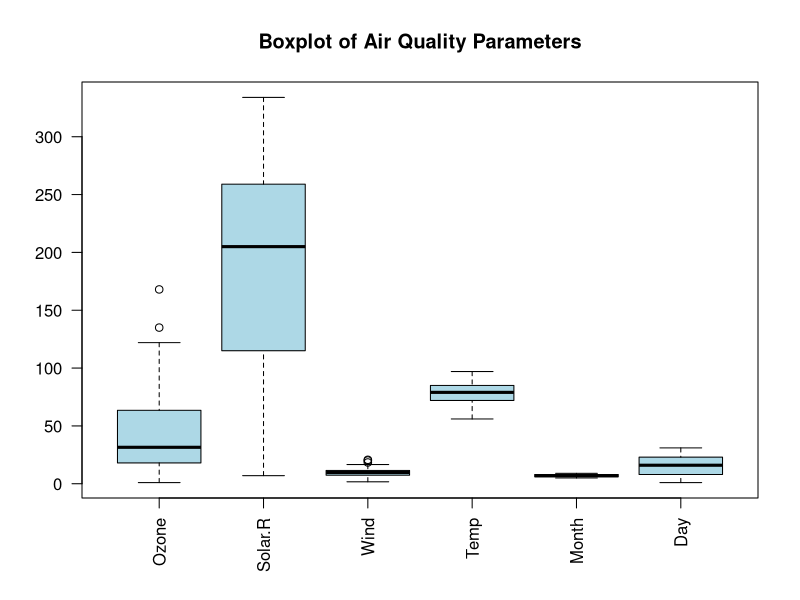
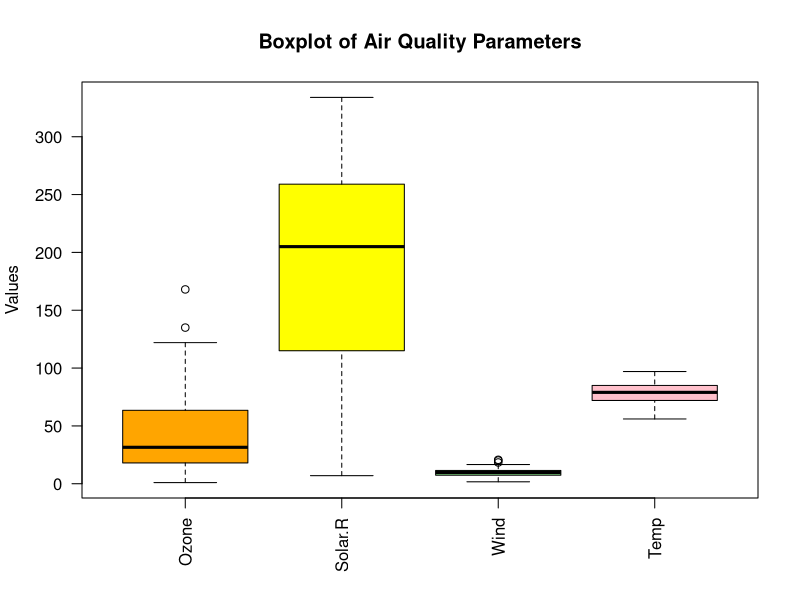
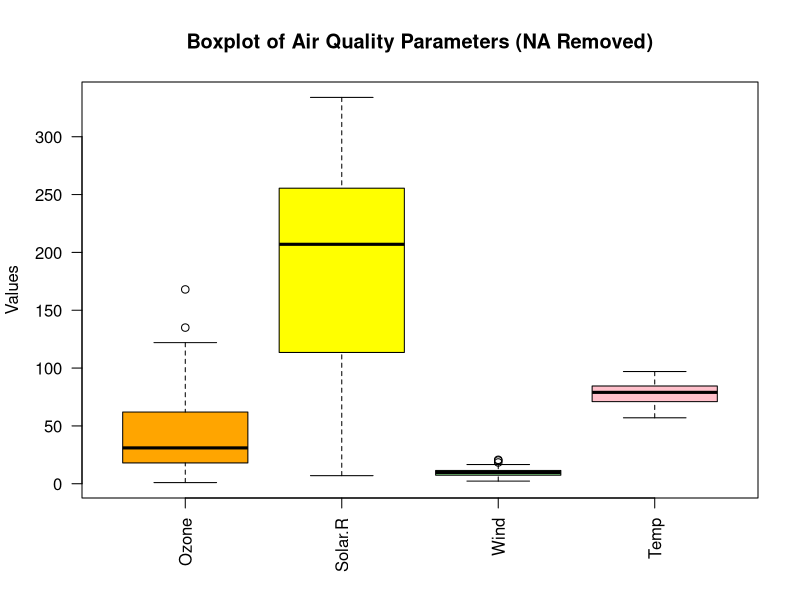
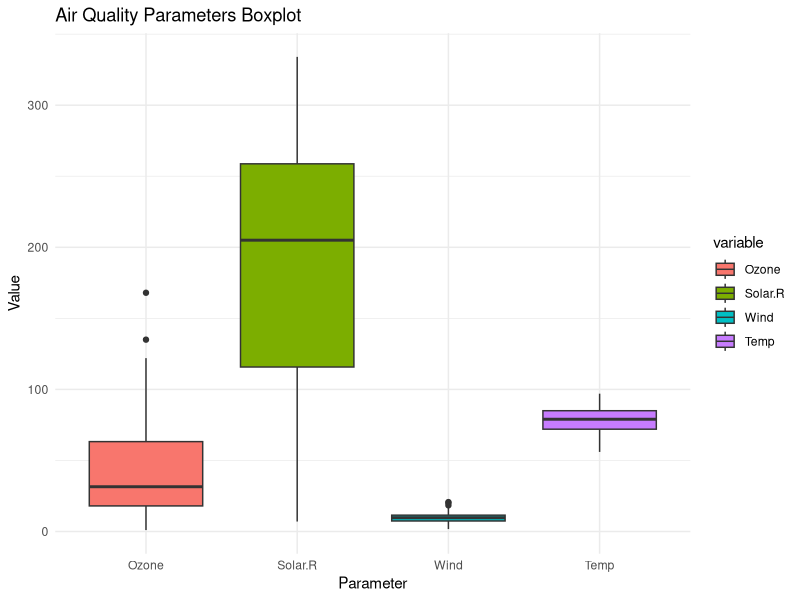

Recreate these plots in R, in order.
# Load dataset 
data("airquality")

# View first few rows
head(airquality)

# Check structure
str(airquality)

# Summary statistics
summary(airquality)

# Create boxplot for all numeric variables
boxplot(airquality,
        main = "Boxplot of Air Quality Parameters",
        col = "lightblue",
        las = 2)

# Select important air quality parameters
boxplot(airquality[, c("Ozone", "Solar.R", "Wind", "Temp")],
        main = "Boxplot of Air Quality Parameters",
        col = c("orange", "yellow", "lightgreen", "pink"),
        ylab = "Values",
        las = 2)

# Remove missing values
airquality_clean <- na.omit(airquality)

# Boxplot after removing NA
boxplot(airquality_clean[, c("Ozone", "Solar.R", "Wind", "Temp")],
        main = "Boxplot of Air Quality Parameters (NA Removed)",
        col = c("orange", "yellow", "lightgreen", "pink"),
        ylab = "Values",
        las = 2)

# Install reshape2 (if not installed)
install.packages("reshape2")

# Load the package
library(reshape2)

# Convert data to long format
air_long <- melt(airquality, id.vars = c("Month", "Day"))

# Load ggplot2
library(ggplot2)

# Create boxplot
ggplot(air_long, aes(x = variable, y = value, fill = variable)) +
  geom_boxplot() +
  theme_minimal() +
  labs(title = "Air Quality Parameters Boxplot",
       x = "Parameter",
       y = "Value")